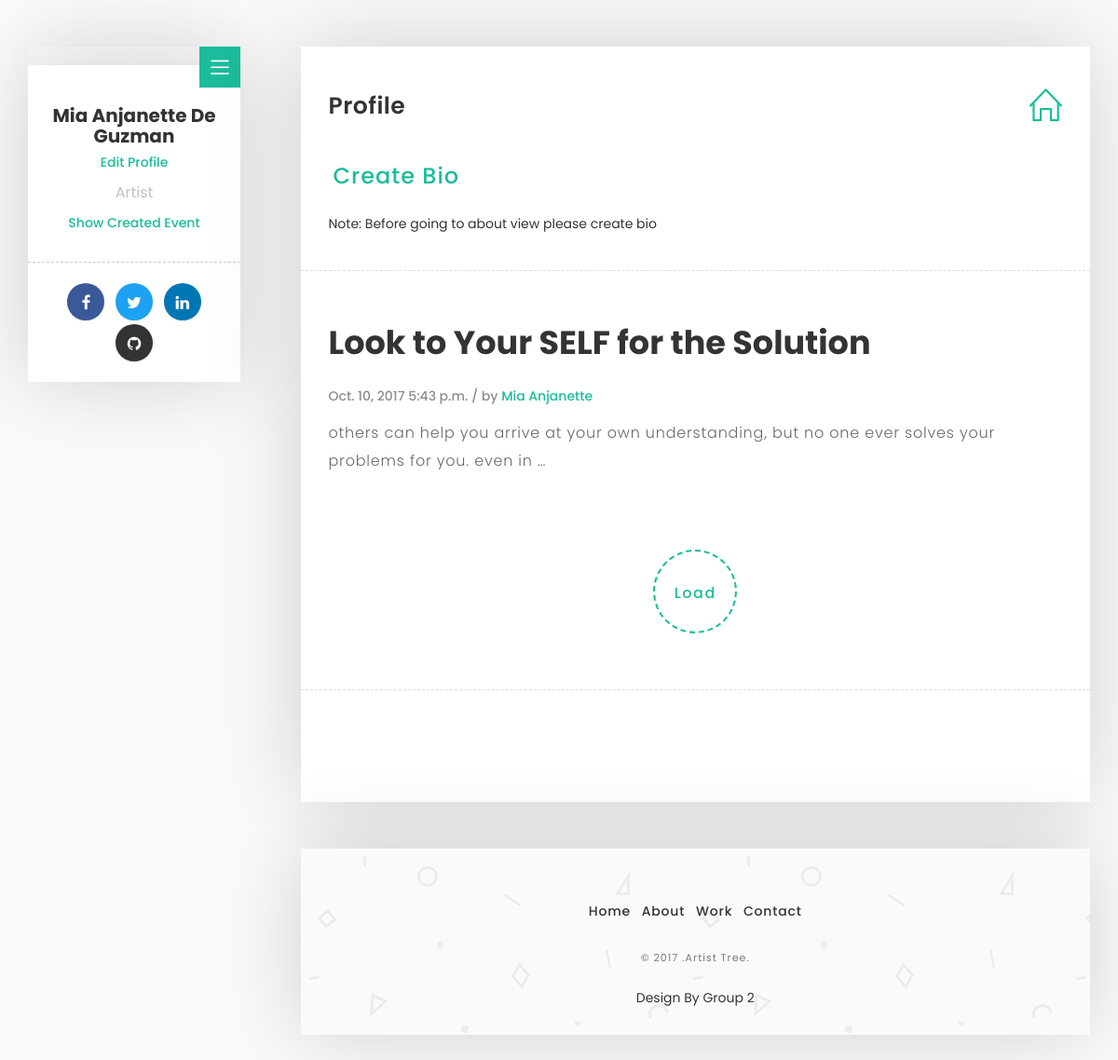
Screenshot of /artisttree/profile/ (signed in) with the database file from the repository.
### artisttree/models.py (models this page shows, shortened)
class Post(models.Model):
    user = models.ForeignKey(User,related_name='user', on_delete=models.CASCADE)
    title = models.CharField(max_length=200)
    text = models.TextField()
    likes = models.IntegerField(default=False)
    date_posted = models.DateField(auto_now=True)
    time_posted = models.TimeField(auto_now=True)

### artisttree/views.py (the view)
# urls.py: url(r'^profile/(?P<profile_id>[0-9]+)/$', views.profileQQ, name='profileQQ'),
def profile(request):
    post = Post.objects.filter(user=request.session['user_id']).order_by('-date_posted', '-time_posted')
    userinfo = User.objects.get(id=request.session['user_id'])
    userprofileinfo = UserProfileInfo.objects.get(user_id=request.session['user_id'])
    return render(request,"artisttree/profile.html",{'post':post, 'user':userinfo,'userprofilepic':userprofileinfo,})

### artisttree/templates/artisttree/profile.html (shortened to what this page needs)
<!DOCTYPE html>
<html lang="en">
{%block body%}
  <head>
    <link rel="stylesheet" type="text/css" href="../../static/profile/css/plugin.css">
    <link rel="stylesheet" type="text/css" href="../../static/profile/css/style.css">
  </head>
 <body>
    <div id="main">
        <div class="container">
            <div class="row">
                 <div class="col-md-3">
                   <div class="about-fixed">
                     <div class="my-pic">
                        <a href="javascript:void(0)" class="collapsed" data-target="#menu" data-toggle="collapse"><i class="icon-menu menu"></i></a>
                        </div>
                      <div class="my-detail">
                        <div class="white-spacing">
                            <h1>{{ user.first_name }}  {{user.last_name}}</h1>
                            <h5><a href="{% url 'artisttree:editprofile' %}">Edit Profile</a></h5>
                            <span>Artist</span>
                            <h5><a href="{% url 'artisttree:event1' %}">Show Created Event</a></h5>
                        </div>
                       <ul class="social-icon">
                         <li><a href="http://www.facebook.com" target="_blank" class="facebook"><i class="fa fa-facebook"></i></a></li>
                         <li><a href="http://www.twitter.com" target="_blank" class="twitter"><i class="fa fa-twitter"></i></a></li>
                         <li><a href="http://www.linkedin.com" target="_blank" class="linkedin"><i class="fa fa-linkedin"></i></a></li>
                         <li><a href="http://www.github.com" target="_blank" class="github"><i class="fa fa-github"></i></a></li>
                        </ul>
                    </div>
                  </div>
                </div>
                 <div class="col-md-9">
                    <div class="col-md-12 page-body">
                    	<div class="row">
                            <div class="sub-title">
                           		<h2>Profile</h2>
                                <a href="/artisttree/all"><i class="icon-home"></i></a>
                                <br>
                                <a href="{% url 'artisttree:create_bio' %}" class="button big fit"><h3><span class="main-color">Create Bio</span></h3></a>
                                <p>Note: Before going to about view please create bio</p>
                            </div>
                            <div class="col-md-12 content-page">
                            		{%if post.count > 0%}
								                   {% for postdetail in post %}
                                <div class="col-md-12 blog-post">
                                    <div class="post-title ">
                                      <a href="/artisttree/profile/{{postdetail.id}}/post"><h1>{{postdetail.title}}</h1></a>
                                    </div>
                                    <div class="post-info">
                                    	<span>{{postdetail.date_posted}} {{postdetail.time_posted}} / by <a href="#" target="_blank">{{postdetail.user.first_name}}</a></span>
                                    </div>
                                    <p>{{postdetail.text|lower|truncatewords:"20"}}</p>
                                    <br>
                                </div>
                                 {%endfor%}
                                {%else%}
                                <p>No Post</p>
                                {%endif%}
                                <div class="col-md-12 text-center">
                                 <a href="javascript:void(0)" id="load-more-post" class="load-more-button">Load</a>
                                </div>
                             </div>
                         </div>
                        <div class="col-md-8 col-md-offset-2">
                           <form id="mc-form" method="post" action="http://uipasta.us14.list-manage.com/subscribe/post?u=854825d502cdc101233c08a21&amp;id=86e84d44b7">
							  </form>
                           </div>
                         </div>
                       <div class="col-md-12 page-body margin-top-50 footer">
                          <footer>
                          <ul class="menu-link">
                               <li><a href="{% url 'artisttree:all' %}l">Home</a></li>
                               <li><a href="{% url 'artisttree:about' %}">About</a></li>
                               <li><a href="{% url 'artisttree:work' %}">Work</a></li>
                               <li><a href="{% url 'artisttree:contact' %}">Contact</a></li>
                            </ul>
                            <p><small>&copy; 2017 .Artist Tree. </small></p>
                          <div class="uipasta-credit">Design By Group 2</div>
                         </footer>
                       </div>
                  </div>
            </div>
         </div>
      </div>
   </body>
 </html>
{%endblock%}

### artisttree/static/profile/css/style.css (style rules this page uses)
body { font-family: "Poppins", sans-serif; background: #fafafa !important; }
html { position: relative; min-height: 100%; }
a { text-decoration: none !important; color: #1abc9c; }
p { font-size: 14px; font-family: "Poppins", sans-serif; }
#main { margin: 50px 0; }
.main-color { color: #1abc9c; }
.page-body { background: #ffffff; box-shadow: -2px -1px 88px 0px rgba(0,0,0,0.17); }
.sub-title { padding: 30px; }
.sub-title h2 { display: inline-block; font-size: 25px; letter-spacing: 0.5px; font-weight: 600; }
.sub-title i { float: right; font-size: 35px; margin-top: 15px; }
.content-page { padding-top: 30px; padding-bottom: 60px; border-top: 1px dashed #dedede; border-bottom: 1px dashed #dedede; }
.button { border: none; font-family: inherit; font-size: 16px; color: inherit; background: none; cursor: pointer; padding: 10px 60px; padding-left: 0px; display: inline-block; margin: 8px 30px; margin-left: 5px; letter-spacing: 1px; font-weight: 600; outline: none; position: relative; -webkit-transition: all 0.3s; -moz-transition: all 0.3s; transition: all 0.3s; }
.button:after { content: ''; position: absolute; z-index: -1; -webkit-transition: all 0.3s; -moz-transition: all 0.3s; transition: all 0.3s; }
.button:before { font-family: 'FontAwesome'; speak: none; font-style: normal; font-weight: normal; font-variant: normal; text-transform: none; line-height: 1; position: relative; -webkit-font-smoothing: antialiased; }
.menu { position: absolute; right: 0px; top: 0px; font-size: 20px; color: #fff; background: #1abc9c; padding: 12px; }
.menu-link { list-style: none; padding: 25px; margin: 0; text-align: center; }
.menu-link:before, .menu-link:after { content: " "; display: table; }
.menu-link:after { clear: both; }
.menu-link li { display: inline-block; margin: 2px 4px; }
.menu-link li a { display: block; color: #333333; text-align: center; font-size: 13px; transition: all 0.3s ease-in-out; }
.about-fixed { position: fixed; width: 19%; }
.my-pic { width: 100%; box-shadow: -2px -1px 88px 0px rgba(0,0,0,0.17); }
.my-detail { text-align: center; margin-bottom: 30px; background: #ffffff; box-shadow: -2px -1px 88px 0px rgba(0,0,0,0.17); }
.my-detail .white-spacing { padding: 23px 0; border-bottom: 1px dashed #cccccc; }
.my-detail h1 { font-size: 20px; font-weight: 700; }
.my-detail span { color: #c1c1c1; font-weight: 400; line-height: 30px; font-size: 16px; }
div.blog-post { display: none; margin-bottom: 50px; }
.blog-post .post-title h1 { color: #333333; font-size: 35px; line-height: 45px; font-weight: 700; margin-top: 24px; }
.blog-post .post-info { font-size: 14px; line-height: 30px; font-weight: 500; padding: 10px 0; color: #8c8c8c; }
.blog-post p { font-size: 16px; line-height: 30px; color: #696868; font-weight: 300; letter-spacing: 0.8px; font-family: "Poppins", sans-serif; }
.load-more-button { width: 90px; height: 90px; border-radius: 50%; border: 2px dashed #1abc9c; line-height: 90px; display: block; font-size: 16px; letter-spacing: 1.5px; margin: 0 auto; font-weight: 500; transition: all 0.3s ease-in-out; }
#mc-form { text-align: center; padding: 50px; }
.footer { background: url(../images/bg/pattern-bg.png); background-repeat: repeat; text-align: center; padding: 30px 0; margin-top: 10px; }
.footer p { color: #797878; font-size: 13px; line-height: 25px; padding: 0px 15px; letter-spacing: 1px; }
.footer li a { font-size: 14px; font-weight: 500; letter-spacing: 0.8px; }
.social-icon { list-style: none; padding: 20px; margin: 0; text-align: center; }
.social-icon:before, .social-icon:after { content: " "; display: table; }
.social-icon:after { clear: both; }
.social-icon li { display: inline-block; margin: 2px 4px; }
.social-icon li a { display: block; width: 40px; height: 40px; line-height: 42px; color: #fff; text-align: center; border: 0 none; border-radius: 50%; font-size: 17px; box-shadow: 0px 1px 2px 0px rgba(90, 91, 95, 0.15); transition: all 0.3s ease-in-out; }
.facebook { background-color: #3b5998; }
.twitter { background-color: #1da1f2; }
.linkedin { background-color: #0077b5; }
.github { background-color: #333333; }
.margin-top-50 { margin-top: 50px !important; }
.uipasta-credit { color: #333333; text-align: center; margin-top: 20px; }

### rows the page displays
Post: title "Look to Your SELF for the Solution", date_posted "Oct. 10, 2017", time_posted "5:43 p.m.", user.first_name "Mia Anjanette", text "others can help you arrive at your own understanding, but no one ever solves your problems for you. even in …"

### other values shown
{{ user.first_name }} "Mia Anjanette"
{{ user.last_name }} "De Guzman"
